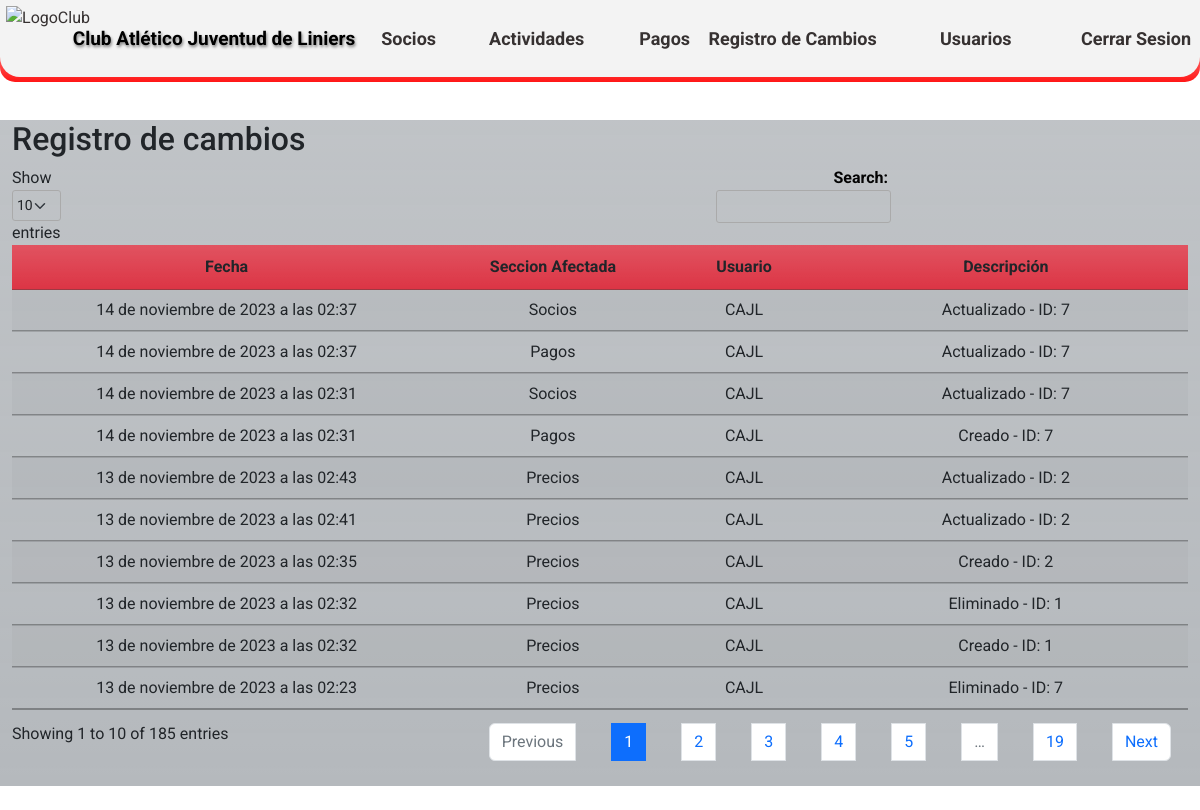
Page /change-log/ (signed in) on the earlier database version.
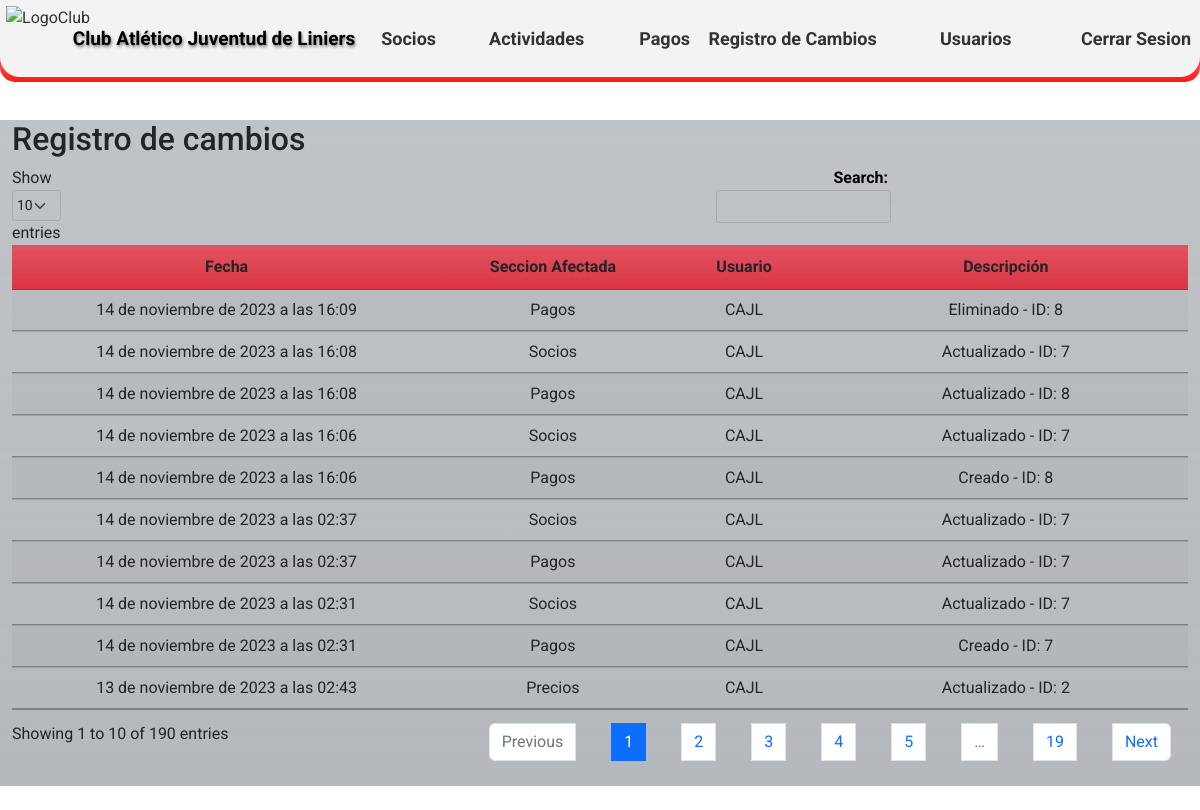
Same page on the later database version.
### CAJL/aplications/changelog/models.py (models this page shows)
class ChangeLog(models.Model):
    date = models.DateTimeField(auto_now_add=True)
    model_name = models.CharField(max_length=100)
    user = models.ForeignKey(User, null=True, blank=True,on_delete=models.CASCADE)  # Asócialo a tu modelo de usuario si lo tienes
    description = models.TextField()
    class Meta:
        verbose_name = 'Registro de Cambio'
        verbose_name_plural = 'Registros de Cambios'
        ordering = ['-date']

### CAJL/aplications/changelog/views.py (the view)
# urls.py: path('change-log/', change_log_view, name='change_log_view'),
@login_required
def change_log_view(request):
    change_logs = ChangeLog.objects.all()
    return render(request, 'changelog/change_log.html', {'change_logs': change_logs})

### templates/changelog/change_log.html (shortened to what this page needs)
{% extends 'loginregister/base.html' %}
{% load static %}
{% block content %}
<!DOCTYPE html>
<html>
<head>
    <!DOCTYPE html>
<html>
<head>
    <link rel="stylesheet" type="text/css" href={% static 'css/Estilos_DT.css' %} media="screen">
    <link rel="stylesheet" href="https://cdnjs.cloudflare.com/ajax/libs/font-awesome/6.2.0/css/all.min.css"/>
    <link rel="stylesheet" type="text/css" href="https://cdn.datatables.net/1.10.25/css/jquery.dataTables.min.css">
</head>
<body>
    <br>
    <br>
    <br>
    <br>
        <div class="container h-60 my-4">
            <div class="row">
                <div class="col-xl-12 bg-secondary bg-gradient bg-opacity-50">
                    <h2>Registro de cambios</h2>
            <table id="changeLogTable" class="display table table-striped">
                <thead>
                    <tr>
                        <th class="centered bg-danger bg-gradient">Fecha</th>
                        <th class="centered bg-danger bg-gradient">Seccion Afectada</th>
                        <th class="centered bg-danger bg-gradient">Usuario</th>
                        <th class="centered bg-danger bg-gradient">Descripción</th>
                    </tr>
                </thead>
                <tbody>
                            {% for change_log in change_logs %}
                        <tr>
                            <td class="centered">{{ change_log.date }}</td>
                            <td class="centered">{{ change_log.model_name }}</td>
                            <td class="centered">{{ change_log.user }}</td>
                            <td class="centered">{{ change_log.description }}</td>
                        </tr>
                    {% endfor %}
                </tbody>
            </table>
        </div>
    </div>
</div>
</body>
</html>
{% endblock %}

Differences in the rows shown:
no longer on this page (row unchanged): ChangeLog: date "13 de noviembre de 2023 a las 02:41", model_name "Precios", user "CAJL", description "Actualizado - ID: 2"
no longer on this page (row unchanged): ChangeLog: date "13 de noviembre de 2023 a las 02:35", model_name "Precios", user "CAJL", description "Creado - ID: 2"
no longer on this page (row unchanged): ChangeLog: date "13 de noviembre de 2023 a las 02:32", model_name "Precios", user "CAJL", description "Eliminado - ID: 1"
no longer on this page (row unchanged): ChangeLog: date "13 de noviembre de 2023 a las 02:32", model_name "Precios", user "CAJL", description "Creado - ID: 1"
no longer on this page (row unchanged): ChangeLog: date "13 de noviembre de 2023 a las 02:23", model_name "Precios", user "CAJL", description "Eliminado - ID: 7"
added ChangeLog: date "14 de noviembre de 2023 a las 16:09", model_name "Pagos", user "CAJL", description "Eliminado - ID: 8"
added ChangeLog: date "14 de noviembre de 2023 a las 16:08", model_name "Socios", user "CAJL", description "Actualizado - ID: 7"
added ChangeLog: date "14 de noviembre de 2023 a las 16:08", model_name "Pagos", user "CAJL", description "Actualizado - ID: 8"
added ChangeLog: date "14 de noviembre de 2023 a las 16:06", model_name "Socios", user "CAJL", description "Actualizado - ID: 7"
added ChangeLog: date "14 de noviembre de 2023 a las 16:06", model_name "Pagos", user "CAJL", description "Creado - ID: 8"
Other differences:
text written by a page script: "Show entries Search: Showing 1 to 10 of 185 entries Previous 1 2 3 4 5 … 19 Next" → "Show entries Search: Showing 1 to 10 of 190 entries Previous 1 2 3 4 5 … 19 Next"
